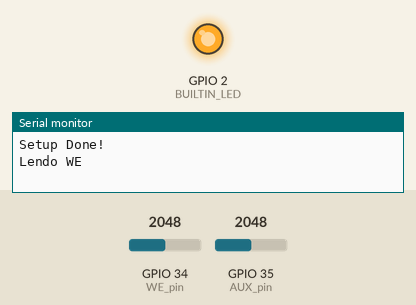
A sketch run on a simulated ESP32. On the bench: output pins drawn as LEDs (lit = HIGH), the last lines printed to the serial monitor. Inputs (shaded band) come from the test bench; at power-on: GPIO 34 (WE_pin) = 2048, GPIO 35 (AUX_pin) = 2048.

Above: at 0.5 s.
At 5.0 s:
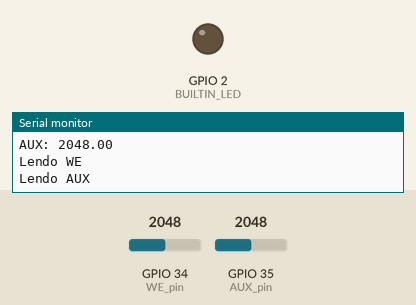
Timing chart, 0 to 6.9 s (numbered marks = the images above):
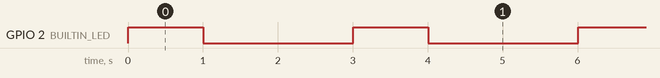

The sketch:

GASSenser.ino
```cpp
/*
Project: Gas senser
By: Felipe L. A.
Organization: Zefiro
*/


#define BUILTIN_LED 2
#define WE_pin 34
#define AUX_pin 35

float GASSenser(int reads, int sensor_port);
float filter(float input, bool first, float last);
float value0 = 0;
float value1 = 0;

void setup() {
   Serial.begin(115200);
  // put your setup code here, to run once:
  pinMode(BUILTIN_LED, OUTPUT);     // Initialize the BUILTIN_LED pin as an output
  pinMode(WE_pin, INPUT);     // Initialize the WE_pin pin as an input
  pinMode(AUX_pin, INPUT);     // Initialize the AUX_pin pin as an input

  Serial.println("Setup Done!");
}

void loop() {
  // put your main code here, to run repeatedly:
  digitalWrite(BUILTIN_LED, HIGH);
  Serial.println("Lendo WE\n");
  //value0 = analogRead(potPin0);
  value0 = GASSenser(25, WE_pin);
  delay(1000);
  digitalWrite(BUILTIN_LED, LOW);
  Serial.println("Lendo AUX");
  value1 = GASSenser(25, AUX_pin);
  delay(1000);
  Serial.print("WE: ");
  Serial.println(value0);
  Serial.print("AUX: ");
  Serial.println(value1);
  delay(1000);
}


float GASSenser(int reads, int sensor_port){
    float sense = 0;
    float filtered_sense;
    int i;
    for(i = 0; i < reads; i++){
        sense = analogRead(sensor_port);
        if(i == 0){
            filtered_sense = filter(sense, true, 0);
        }
        else {
            filtered_sense = filter(sense, false, filtered_sense);
        }
    }
    return filtered_sense;
}


//Exponential Moving Average (EMA)
float filter(float input, bool first, float last){
  float alpha = 0.45f;
  float S;
  if(first){
    S = input;
  }else{
    S = last;
    S = alpha * input + (1 - alpha) * S;
  }
  return S;
}
```

Measured:
- by itself, GPIO 2 (BUILTIN_LED): alternates HIGH for 1.0 s and LOW for 2.0 s
